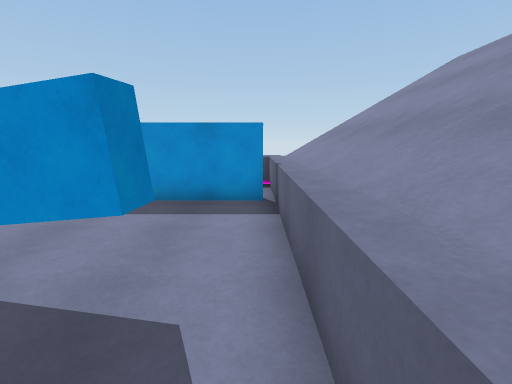
View 1 (above)

14 first-person views from a walk through a scene from a Unity 3-D project. The camera is 1.5 m above the floor, tilts 10° down and sees 85° across. The floor is counted in squares, 1 m on a side. Each view is taken from the middle of a square. On the plan, view 1 faces up. The plan holds only what a view shows up to about 14 squares ahead; the rest is blank. The place goes on beyond the plan. The player character is not drawn.

View 2
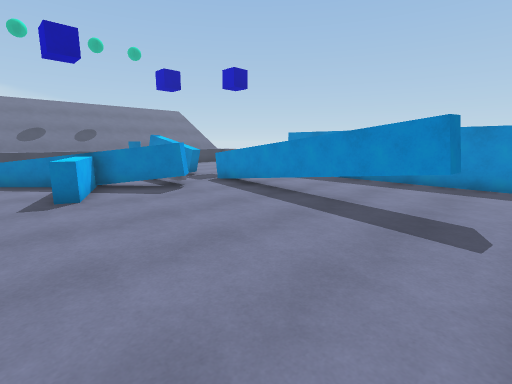

View 3
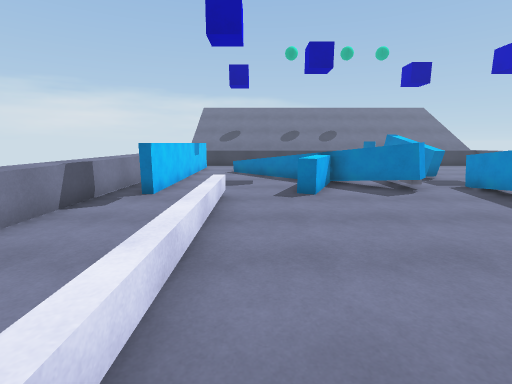

View 4
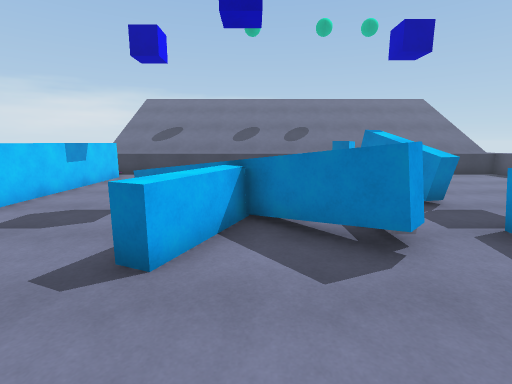

View 5
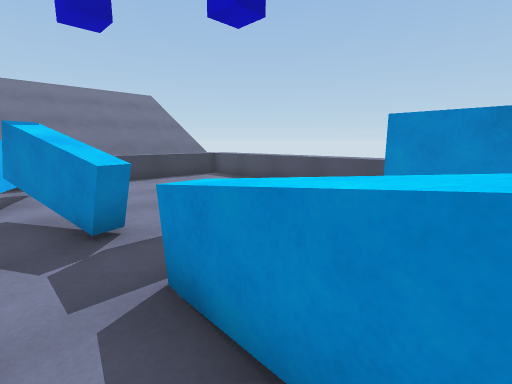

View 6
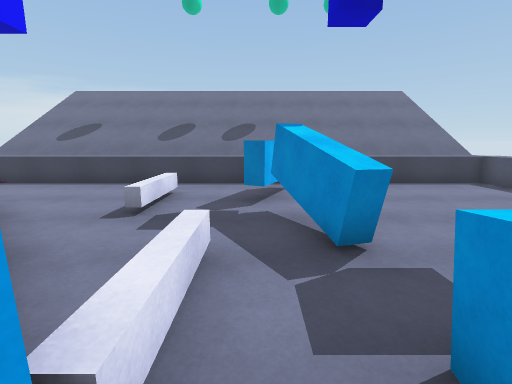

View 7
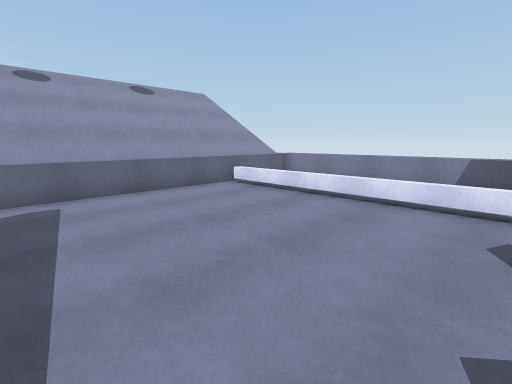

View 8
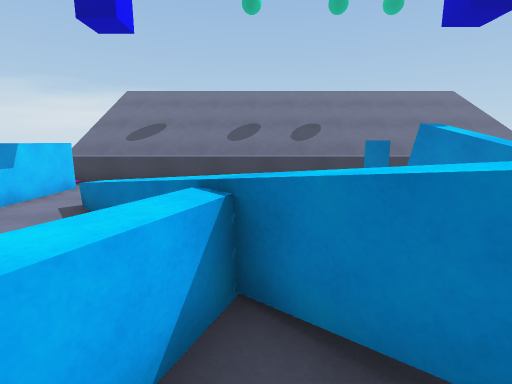

View 9
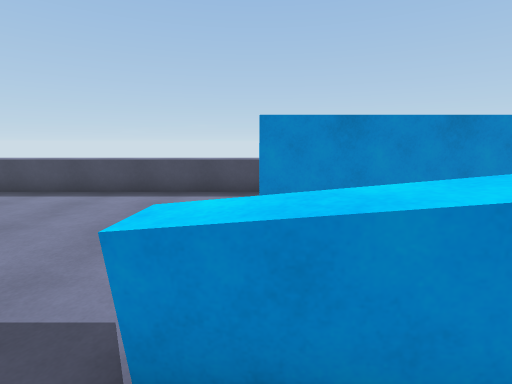

View 10
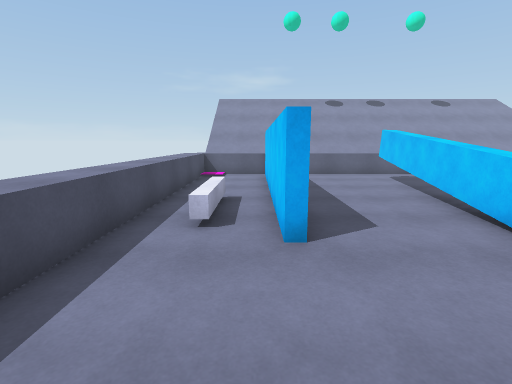

View 11
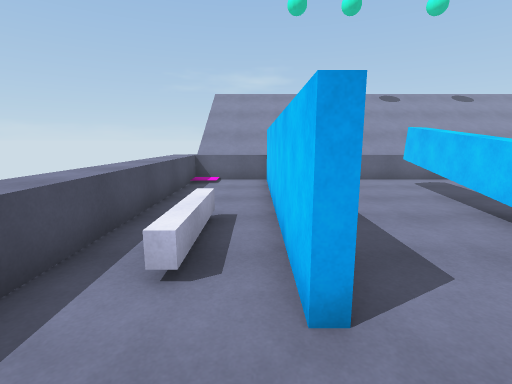

View 12
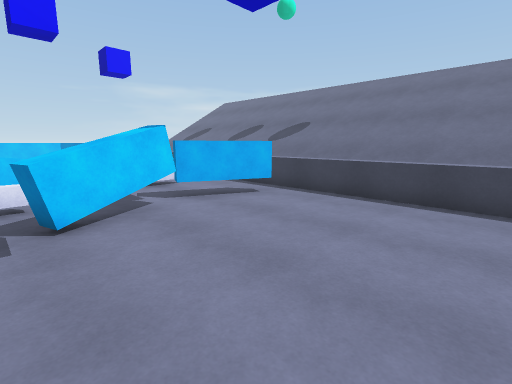

View 13
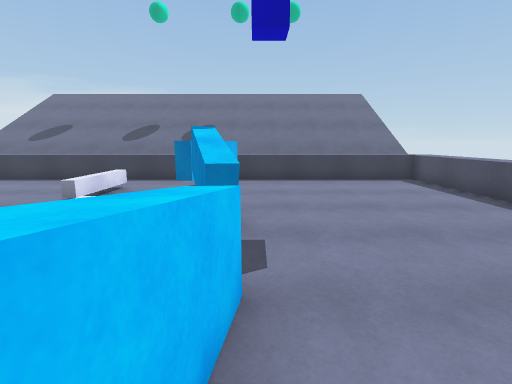

View 14
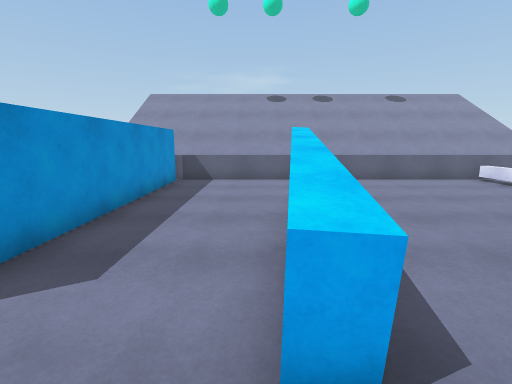

### Floor plan
Key: @ floor where view 1 was taken; # wall or solid block; x gap in a wall; . floor; = window, fence, low wall or low ledge; ^ raised ledge; T thing the floor can be seen under or through.
Columns run from 20 left of view 1 to 2 right of it. Each row starts with its distance up from view 1.
 11  ^^^^^^^^^^^^^^^^^^^^^
 10 ^^...................^^
  9 ^^..........===......^^
  8 ^^...................^^
  7 ^^..........########x^^
  6 ^^...................^^
  5 ^^...................^^
  4 ^^......=..^=........^^
  3 ^^.TT.TT^xx^^^^TTTTT.^^
  2 ^^..TTT...........TT.^^
  1 ^^......==x#.........^^
  0 ^^........=#........@^^
 -1 ^^..===..^=..........^^
 -2 ^^......==^==........^^
 -3 ^^.....==...=........^^
 -4 ^^....==.............^^
 -5 ^^...==.....========.^^
 -6 ^^...................^^
 -7 ^^.=========......   ^^
 -8 ^^.       .......    ^^
 -9          ^^^^^^^^^^^^^

Positions as (right, up) in squares from view 1, and headings:
1: (0, 0), facing up
2: (0, -4), facing up-left
3: (0, -4), facing left
4: (-5, -1), facing left
5: (-7, 2), facing up-left
6: (-8, 2), facing left
7: (-8, 2), facing down-right
8: (-8, -1), facing left
9: (-9, 2), facing up
10: (-13, 8), facing right
11: (-11, 8), facing right
12: (-11, 9), facing down-left
13: (-7, 4), facing left
14: (-11, 4), facing right
